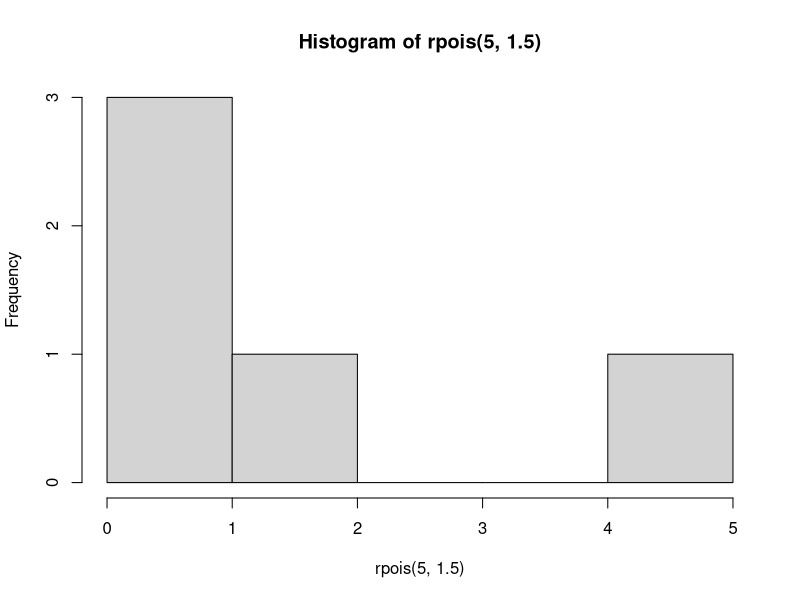

Write the R code that produced this figure.
## ---- chunk 1
knitr::opts_chunk$set(fig.path = "", comment = "")
## ---- chunk 2
3 + 6
## ---- chunk 3
hist(rpois(5, 1.5))
